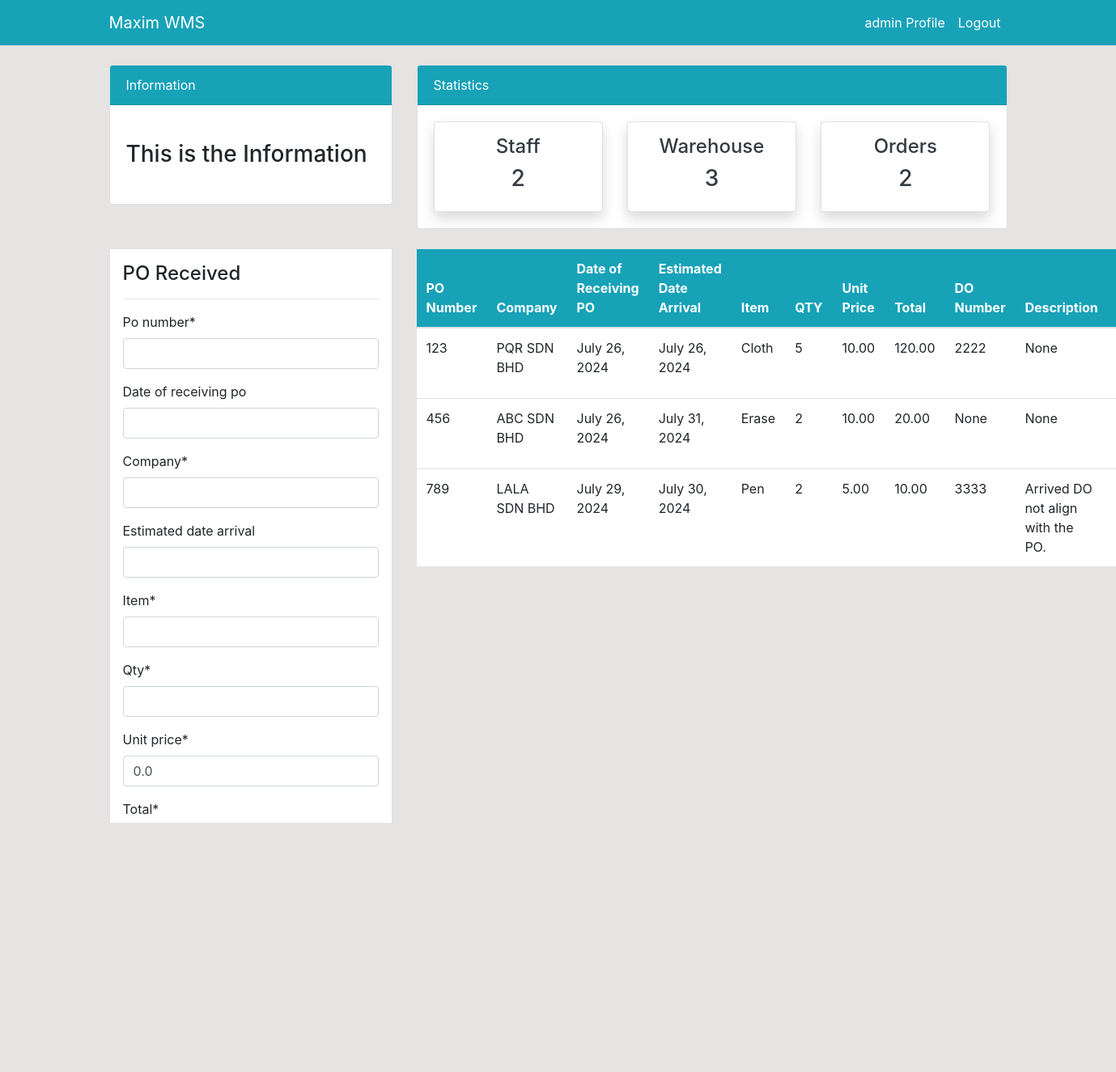
The page /product/status/ (signed in) on the database its author committed.
### dashboard/models.py (models this page shows, shortened)
class Product(models.Model):
    po_number = models.PositiveIntegerField(null=True)
    date_of_receiving_po = models.DateField(null=True, blank=True)
    company = models.CharField(max_length=1000, null=True)
    estimated_date_arrival = models.DateField(null=True, blank=True)
    item = models.CharField(max_length=1000, null=True)
    qty = models.PositiveIntegerField(null=True)
    unit_price = models.DecimalField(max_digits=10, decimal_places=2, default=0.00)
    total = models.DecimalField(max_digits=10, decimal_places=2, default=0.00)
    do_number = models.PositiveIntegerField(null=True, blank=True) # when DO reached
    description = models.CharField(max_length=1000, null=True, blank=True) # record the condition when DO reached
    class Meta:
        verbose_name_plural = 'Product' # rename in localhost

### dashboard/views.py (the view)
# urls.py: path('product/status/', views.product_status, name='dashboard-product-status'),
@login_required
def product_status(request): #pk = primary_key, so that the particular item can be deleted
    products = Product.objects.all() # using ORM
    products_count = products.count()
    workers_count = User.objects.all().count()
    orders_count = Order.objects.all().count()
    if request.method == 'POST':
        form = ProductForm(request.POST)
        if form.is_valid():
            form.save()
            return redirect('dashboard-product-status')
    else:
        form = ProductForm()
    context = {
        'products' : products,
        'form': form,
        'products_count' : products_count,
        'workers_count' : workers_count,
        'orders_count' : orders_count,
    }
    return render(request, 'dashboard/product_status.html', context)

### dashboard/forms.py
class ProductForm(forms.ModelForm):
    class Meta:
        model = Product
        fields = '__all__'

### templates/dashboard/product_status.html (shortened to what this page needs)
{% extends 'partials/base.html' %}
{% load crispy_forms_tags %}
{% block content %}
{% include 'partials/topnav.html' %}
<div class="container">
    <div class="row my-4">
        <div class="col-md-4">
            <div class="border bg-white p-3">
                <h4>PO Received</h4>
                <hr>
                <form method = "POST" action="">
                    {{ form|crispy }}
                    <input class="btn btn-success btn-block" type="submit" value="Add">
                </form>
            </div>
        </div>
        <div class="col-md-8">
            <table class="table bg-white">
                <thead class="bg-info">
                    <tr class="text-white">
                        <th scope="col">PO Number</th>
                        <th scope="col">Company</th>
                        <th scope="col">Date of Receiving PO</th>
                        <th scope="col">Estimated Date Arrival</th>
                        <th scope="col">Item</th>
                        <th scope="col">QTY</th>
                        <th scope="col">Unit Price</th>
                        <th scope="col">Total</th>
                        <th scope="col">DO Number</th>
                        <th scope="col">Description</th>
                        <th scope="col">Activity</th>
                    </tr>
                </thead>
                <tbody>
                    {% for product in products %}
                    <tr>
                        <td>{{ product.po_number }}</td>
                        <td>{{ product.company }}</td>
                        <td>{{ product.date_of_receiving_po }}</td>
                        <td>{{ product.estimated_date_arrival }}</td>
                        <td>{{ product.item }}</td>
                        <td>{{ product.qty }}</td>
                        <td>{{ product.unit_price }}</td>
                        <td>{{ product.total }}</td>
                        <td>{{ product.do_number }}</td>
                        <td>{{ product.description }}</td>
                        <td>
                        </td>
                    </tr>
                    {% endfor %}
                </tbody>
            </table>
        </div>
    </div>
</div>
{% endblock %}

### templates/partials/nav.html (shortened to what this page needs)
<nav class="navbar navbar-expand-lg navbar-info bg-info">
    {% if user.is_authenticated %}
    <div class="container">
        <a class="navbar-brand text-white" href="{% url 'dashboard-index' %}">Maxim WMS</a>
        <div class="collapse navbar-collapse" id="navbarSupportedContent">
            <ul class="navbar-nav ml-auto">
                <li class="nav-item active">
                    <a class="nav-link text-white" href="{% url 'user-profile' %}">{{ user.username }} Profile </a>
                </li>
                <li class="nav-item">
                    <a class="nav-link text-white" href="{% url 'user-login' %}">Logout</a>
                </li>
            </ul>
            {% endif %}
        </div>
    </div>
</nav>

### static/style.css (style rules this page uses)
body { background: rgb(230, 227, 227); }

### rows shown on the page
Product: po_number "123", company "PQR SDN BHD", date_of_receiving_po "July 26, 2024", estimated_date_arrival "July 26, 2024", item "Cloth", qty "5", unit_price "10.00", total "120.00", do_number "2222", description "None"
Product: po_number "456", company "ABC SDN BHD", date_of_receiving_po "July 26, 2024", estimated_date_arrival "July 31, 2024", item "Erase", qty "2", unit_price "10.00", total "20.00", do_number "None", description "None"
Product: po_number "789", company "LALA SDN BHD", date_of_receiving_po "July 29, 2024", estimated_date_arrival "July 30, 2024", item "Pen", qty "2", unit_price "5.00", total "10.00", do_number "3333", description "Arrived DO not align with the PO."

### other values the page prints
{{ user.username }} "admin"
{{ workers_count }} "2"
{{ products_count }} "3"
{{ orders_count }} "2"
